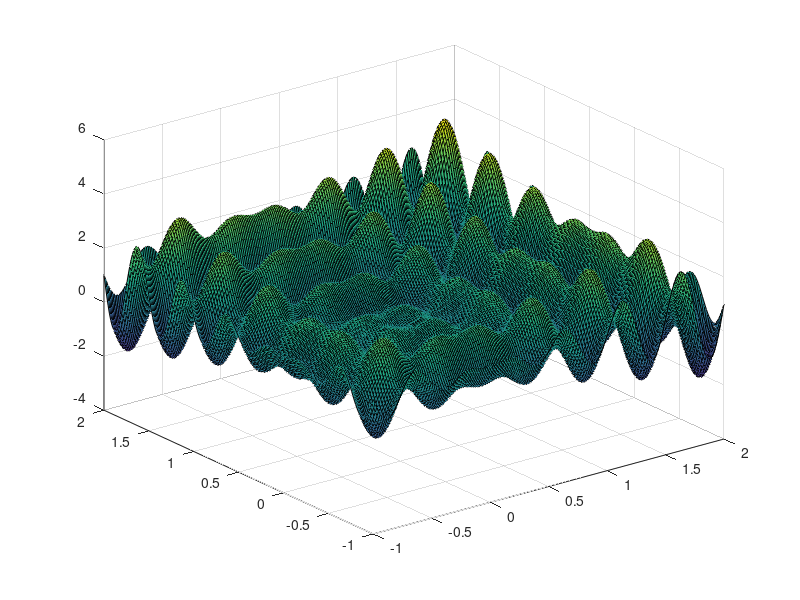

The MATLAB source for this figure:
function [  ] = draw3DView(  )
    
    x = linspace(-1,2,200);
    y = linspace(-1,2,200);
    [X,Y] = meshgrid(x,y);
    Z = X.*sin(4*pi*X) - Y.*sin(4*pi*Y + pi) + 1;

    %figure
    %contour(X,Y,Z,20)
    figure
    C = del2(-Z);
    surf(X,Y,Z,C)
end

